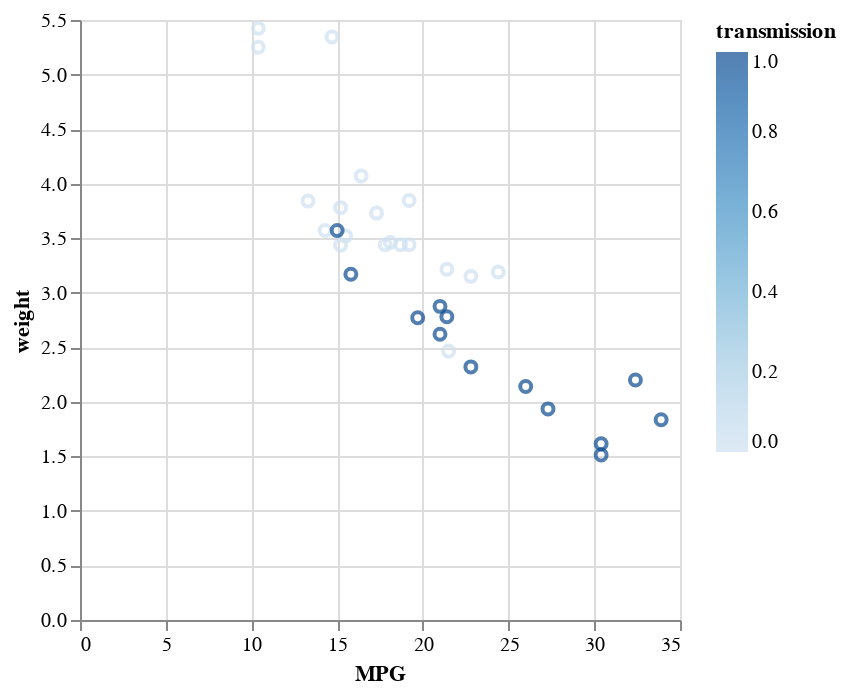

Source (notebook cell):
### Markdown cell above
Let's try some basic variants on the plot. 

Maybe we want to compare different transmission types. For this, we can use the color encoding for the transmission data:

### Code cell
#2.1 MPG, weight, vs. transmission
alt.Chart(mtcars).mark_point().encode(
    alt.X("MPG:Q"),
    alt.Y("weight:Q"),
    alt.Color("transmission")
)

### Figure 1 — Vega-Lite specification as saved in the notebook (floating-point values rounded to 4 significant figures)
{"config": {"view": {"continuousWidth": 300, "continuousHeight": 300}}, "data": {"name": "data-a4c85d0c7c83a07683be57f0abc670da"}, "mark": {"type": "point"}, "encoding": {"color": {"field": "transmission", "type": "quantitative"}, "x": {"field": "MPG", "type": "quantitative"}, "y": {"field": "weight", "type": "quantitative"}}, "$schema": "https://vega.github.io/schema/vega-lite/v5.20.1.json", "datasets": {"data-a4c85d0c7c83a07683be57f0abc670da": [{"model": "Mazda RX4", "MPG": 21.0, "cylinders": 6, "displacement": 160.0, "HP": 110, "rear_axle_ratio": 3.9, "weight": 2.62, "qsec": 16.46, "vs": 0, "transmission": 1, "gears": 4, "carb": 4}, {"model": "Mazda RX4 Wag", "MPG": 21.0, "cylinders": 6, "displacement": 160.0, "HP": 110, "rear_axle_ratio": 3.9, "weight": 2.875, "qsec": 17.02, "vs": 0, "transmission": 1, "gears": 4, "carb": 4}, {"model": "Datsun 710", "MPG": 22.8, "cylinders": 4, "displacement": 108.0, "HP": 93, "rear_axle_ratio": 3.85, "weight": 2.32, "qsec": 18.61, "vs": 1, "transmission": 1, "gears": 4, "carb": 1}, {"model": "Hornet 4 Drive", "MPG": 21.4, "cylinders": 6, "displacement": 258.0, "HP": 110, "rear_axle_ratio": 3.08, "weight": 3.215, "qsec": 19.44, "vs": 1, "transmission": 0, "gears": 3, "carb": 1}, {"model": "Hornet Sportabout", "MPG": 18.7, "cylinders": 8, "displacement": 360.0, "HP": 175, "rear_axle_ratio": 3.15, "weight": 3.44, "qsec": 17.02, "vs": 0, "transmission": 0, "gears": 3, "carb": 2}, {"model": "Valiant", "MPG": 18.1, "cylinders": 6, "displacement": 225.0, "HP": 105, "rear_axle_ratio": 2.76, "weight": 3.46, "qsec": 20.22, "vs": 1, "transmission": 0, "gears": 3, "carb": 1}, {"model": "Duster 360", "MPG": 14.3, "cylinders": 8, "displacement": 360.0, "HP": 245, "rear_axle_ratio": 3.21, "weight": 3.57, "qsec": 15.84, "vs": 0, "transmission": 0, "gears": 3, "carb": 4}, {"model": "Merc 240D", "MPG": 24.4, "cylinders": 4, "displacement": 146.7, "HP": 62, "rear_axle_ratio": 3.69, "weight": 3.19, "qsec": 20.0, "vs": 1, "transmission": 0, "gears": 4, "carb": 2}, {"model": "Merc 230", "MPG": 22.8, "cylinders": 4, "displacement": 140.8, "HP": 95, "rear_axle_ratio": 3.92, "weight": 3.15, "qsec": 22.9, "vs": 1, "transmission": 0, "gears": 4, "carb": 2}, {"model": "Merc 280", "MPG": 19.2, "cylinders": 6, "displacement": 167.6, "HP": 123, "rear_axle_ratio": 3.92, "weight": 3.44, "qsec": 18.3, "vs": 1, "transmission": 0, "gears": 4, "carb": 4}, {"model": "Merc 280C", "MPG": 17.8, "cylinders": 6, "displacement": 167.6, "HP": 123, "rear_axle_ratio": 3.92, "weight": 3.44, "qsec": 18.9, "vs": 1, "transmission": 0, "gears": 4, "carb": 4}, {"model": "Merc 450SE", "MPG": 16.4, "cylinders": 8, "displacement": 275.8, "HP": 180, "rear_axle_ratio": 3.07, "weight": 4.07, "qsec": 17.4, "vs": 0, "transmission": 0, "gears": 3, "carb": 3}, {"model": "Merc 450SL", "MPG": 17.3, "cylinders": 8, "displacement": 275.8, "HP": 180, "rear_axle_ratio": 3.07, "weight": 3.73, "qsec": 17.6, "vs": 0, "transmission": 0, "gears": 3, "carb": 3}, {"model": "Merc 450SLC", "MPG": 15.2, "cylinders": 8, "displacement": 275.8, "HP": 180, "rear_axle_ratio": 3.07, "weight": 3.78, "qsec": 18.0, "vs": 0, "transmission": 0, "gears": 3, "carb": 3}, {"model": "Cadillac Fleetwood", "MPG": 10.4, "cylinders": 8, "displacement": 472.0, "HP": 205, "rear_axle_ratio": 2.93, "weight": 5.25, "qsec": 17.98, "vs": 0, "transmission": 0, "gears": 3, "carb": 4}, {"model": "Lincoln Continental", "MPG": 10.4, "cylinders": 8, "displacement": 460.0, "HP": 215, "rear_axle_ratio": 3.0, "weight": 5.424, "qsec": 17.82, "vs": 0, "transmission": 0, "gears": 3, "carb": 4}, {"model": "Chrysler Imperial", "MPG": 14.7, "cylinders": 8, "displacement": 440.0, "HP": 230, "rear_axle_ratio": 3.23, "weight": 5.345, "qsec": 17.42, "vs": 0, "transmission": 0, "gears": 3, "carb": 4}, {"model": "Fiat 128", "MPG": 32.4, "cylinders": 4, "displacement": 78.7, "HP": 66, "rear_axle_ratio": 4.08, "weight": 2.2, "qsec": 19.47, "vs": 1, "transmission": 1, "gears": 4, "carb": 1}, {"model": "Honda Civic", "MPG": 30.4, "cylinders": 4, "displacement": 75.7, "HP": 52, "rear_axle_ratio": 4.93, "weight": 1.615, "qsec": 18.52, "vs": 1, "transmission": 1, "gears": 4, "carb": 2}, {"model": "Toyota Corolla", "MPG": 33.9, "cylinders": 4, "displacement": 71.1, "HP": 65, "rear_axle_ratio": 4.22, "weight": 1.835, "qsec": 19.9, "vs": 1, "transmission": 1, "gears": 4, "carb": 1}, {"model": "Toyota Corona", "MPG": 21.5, "cylinders": 4, "displacement": 120.1, "HP": 97, "rear_axle_ratio": 3.7, "weight": 2.465, "qsec": 20.01, "vs": 1, "transmission": 0, "gears": 3, "carb": 1}, {"model": "Dodge Challenger", "MPG": 15.5, "cylinders": 8, "displacement": 318.0, "HP": 150, "rear_axle_ratio": 2.76, "weight": 3.52, "qsec": 16.87, "vs": 0, "transmission": 0, "gears": 3, "carb": 2}, {"model": "AMC Javelin", "MPG": 15.2, "cylinders": 8, "displacement": 304.0, "HP": 150, "rear_axle_ratio": 3.15, "weight": 3.435, "qsec": 17.3, "vs": 0, "transmission": 0, "gears": 3, "carb": 2}, {"model": "Camaro Z28", "MPG": 13.3, "cylinders": 8, "displacement": 350.0, "HP": 245, "rear_axle_ratio": 3.73, "weight": 3.84, "qsec": 15.41, "vs": 0, "transmission": 0, "gears": 3, "carb": 4}, {"model": "Pontiac Firebird", "MPG": 19.2, "cylinders": 8, "displacement": 400.0, "HP": 175, "rear_axle_ratio": 3.08, "weight": 3.845, "qsec": 17.05, "vs": 0, "transmission": 0, "gears": 3, "carb": 2}, {"model": "Fiat X1-9", "MPG": 27.3, "cylinders": 4, "displacement": 79.0, "HP": 66, "rear_axle_ratio": 4.08, "weight": 1.935, "qsec": 18.9, "vs": 1, "transmission": 1, "gears": 4, "carb": 1}, {"model": "Porsche 914-2", "MPG": 26.0, "cylinders": 4, "displacement": 120.3, "HP": 91, "rear_axle_ratio": 4.43, "weight": 2.14, "qsec": 16.7, "vs": 0, "transmission": 1, "gears": 5, "carb": 2}, {"model": "Lotus Europa", "MPG": 30.4, "cylinders": 4, "displacement": 95.1, "HP": 113, "rear_axle_ratio": 3.77, "weight": 1.513, "qsec": 16.9, "vs": 1, "transmission": 1, "gears": 5, "carb": 2}, {"model": "Ford Pantera L", "MPG": 15.8, "cylinders": 8, "displacement": 351.0, "HP": 264, "rear_axle_ratio": 4.22, "weight": 3.17, "qsec": 14.5, "vs": 0, "transmission": 1, "gears": 5, "carb": 4}, {"model": "Ferrari Dino", "MPG": 19.7, "cylinders": 6, "displacement": 145.0, "HP": 175, "rear_axle_ratio": 3.62, "weight": 2.77, "qsec": 15.5, "vs": 0, "transmission": 1, "gears": 5, "carb": 6}, {"model": "Maserati Bora", "MPG": 15.0, "cylinders": 8, "displacement": 301.0, "HP": 335, "rear_axle_ratio": 3.54, "weight": 3.57, "qsec": 14.6, "vs": 0, "transmission": 1, "gears": 5, "carb": 8}, {"model": "Volvo 142E", "MPG": 21.4, "cylinders": 4, "displacement": 121.0, "HP": 109, "rear_axle_ratio": 4.11, "weight": 2.78, "qsec": 18.6, "vs": 1, "transmission": 1, "gears": 4, "carb": 2}]}}
